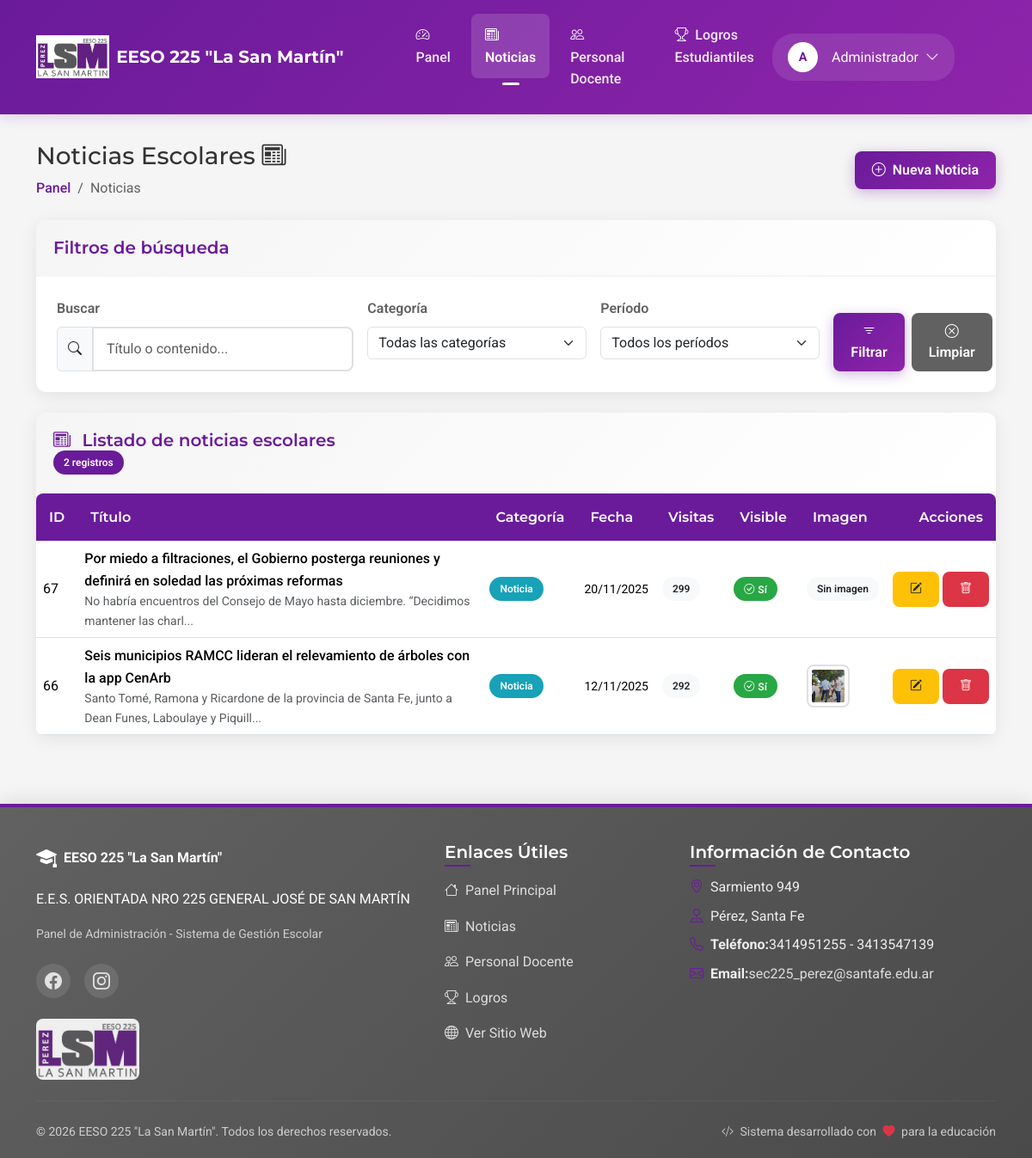
Screenshot of /admin/noticias.php?error=id_invalido (signed in) with the database file from the repository.
### tables this page shows
CREATE TABLE `users` (
  `id` int(11) NOT NULL,
  `nombreyapellido` varchar(100) NOT NULL,
  `email` varchar(100) NOT NULL,
  `password` varchar(255) NOT NULL,
  `activo` tinyint(1) DEFAULT 1,
  `fecha_creacion` timestamp NULL DEFAULT current_timestamp(),
  `fecha_actualizacion` timestamp NULL DEFAULT current_timestamp() ON UPDATE current_timestamp(),
  `password_reset_token` varchar(100) DEFAULT NULL,
  `password_reset_expiration` datetime DEFAULT NULL,
  `created_at` timestamp NOT NULL DEFAULT current_timestamp()
);

CREATE TABLE `posts` (
  `id` int(11) NOT NULL,
  `titulo` varchar(255) NOT NULL,
  `contenido` text DEFAULT NULL,
  `imagen` varchar(255) DEFAULT NULL,
  `categoria` enum('noticia','evento','curso') NOT NULL,
  `visible` tinyint(1) DEFAULT 1,
  `orden` int(11) DEFAULT 0,
  `fecha_publicacion` date DEFAULT NULL,
  `created_at` timestamp NOT NULL DEFAULT current_timestamp(),
  `visitas` int(11) DEFAULT 0
);

### includes/conexion.php (called while the page is built, shortened)
<?php
require_once __DIR__ . '/../config/database.php';
$db = obtenerConexion();
function obtenerNombreAdmin() {
    global $db;
    $stmt = $db->prepare("SELECT nombreyapellido FROM users WHERE id = ?");
    $stmt->bind_param("i", $_SESSION['usuario_id']);
    $stmt->execute();
    $resultado = $stmt->get_result();
    if ($row = $resultado->fetch_assoc()) {
        return $row['nombreyapellido'];
    }
    return 'Usuario';
}
function formatearFechaMostrar($fecha) {
    $timestamp = strtotime($fecha);
    return date('d/m/Y', $timestamp);
}

### config/database.php (called while the page is built, shortened)
<?php
function truncarTexto($texto, $longitud = 100, $sufijo = '...') {
    return substr($texto, 0, $longitud) . $sufijo;
}

### admin/noticias.php (the view, shortened to what this page needs)
<?php
include_once 'includes/head.php';
require_once '../includes/conexion.php';
require_once 'config.php';
$porPagina = ADMIN_POSTS_POR_PAGINA;
$pagina = isset($_GET['pagina']) ? intval($_GET['pagina']) : 1;
$inicio = ($pagina - 1) * $porPagina;
$busqueda = isset($_GET['busqueda']) ? $_GET['busqueda'] : '';
$sql = "SELECT * FROM posts WHERE 1=1";
$params = [];
$types = "";
$sqlCount = str_replace("SELECT *", "SELECT COUNT(*) as total", $sql);
$stmtCount = $db->prepare($sqlCount);
$stmtCount->execute();
$resultCount = $stmtCount->get_result();
$totalRegistros = $resultCount->fetch_assoc()['total'];
$sql .= " ORDER BY created_at DESC LIMIT ?, ?";
$params[] = $inicio;
$params[] = $porPagina;
$types .= "ii";
$stmt = $db->prepare($sql);
if (!empty($params)) {
    $stmt->bind_param($types, ...$params);
}
$stmt->execute();
$resultado = $stmt->get_result();
?>
<div class="d-flex justify-content-between align-items-center mb-4">
    <div>
        <h1 class="h3 mb-2">Noticias Escolares <i class="bi bi-newspaper"></i></h1>
        <nav aria-label="breadcrumb">
            <ol class="admin-breadcrumb breadcrumb">
                <li class="breadcrumb-item"><a href="admin.php">Panel</a></li>
                <li class="breadcrumb-item active" aria-current="page">Noticias</li>
            </ol>
        </nav>
    </div>
    <a href="cargar-noticia.php" class="btn btn-admin-primary">
        <i class="bi bi-plus-circle me-1"></i> Nueva Noticia
    </a>
</div>
<div class="admin-card mb-4">
    <div class="admin-card-header">
        <h5 class="admin-card-title">Filtros de búsqueda</h5>
    </div>
    <div class="admin-card-body">
        <form method="GET" class="row g-3">
            <div class="col-md-4">
                <label for="busqueda" class="form-label">Buscar</label>
                <div class="input-group">
                    <span class="input-group-text"><i class="bi bi-search"></i></span>
                    <input type="text" class="form-control" id="busqueda" name="busqueda" value="<?= htmlspecialchars($busqueda) ?>" placeholder="Título o contenido...">
                </div>
            </div>
            <div class="col-md-3">
                <label for="categoria" class="form-label">Categoría</label>
                <select class="form-select" id="categoria" name="categoria">
                    <option value="">Todas las categorías</option>
                </select>
            </div>
            <div class="col-md-3">
                <label for="filtro_fecha" class="form-label">Período</label>
                <select class="form-select" id="filtro_fecha" name="filtro_fecha">
                    <option value="">Todos los períodos</option>
                </select>
            </div>
            <div class="col-md-2 d-flex align-items-end">
                <button type="submit" class="btn btn-admin-primary me-2">
                    <i class="bi bi-filter"></i> Filtrar
                </button>
                <a href="noticias.php" class="btn btn-admin-secondary">
                    <i class="bi bi-x-circle"></i> Limpiar
                </a>
            </div>
        </form>
    </div>
</div>
<div class="admin-card">
    <div class="admin-card-header">
        <h5 class="admin-card-title">
            <i class="bi bi-newspaper me-2"></i>
            Listado de noticias escolares
        </h5>
        <span class="badge bg-primary"><?= $totalRegistros ?> registros</span>
    </div>
    <div class="admin-card-body p-0">
        <?php if ($totalRegistros > 0): ?>
            <div class="table-responsive">
                <table class="table table-hover align-middle mb-0">
                    <thead class="table-light">
                        <tr>
                            <th>ID</th>
                            <th>Título</th>
                            <th>Categoría</th>
                            <th>Fecha</th>
                            <th>Visitas</th>
                            <th>Visible</th>
                            <th>Imagen</th>
                            <th class="text-end">Acciones</th>
                        </tr>
                    </thead>
                    <tbody>
                        <?php while ($noticia = $resultado->fetch_assoc()): ?>
                            <tr>
                                <td><?= $noticia['id'] ?></td>
                                <td>
                                    <div class="fw-medium">
                                        <?= htmlspecialchars($noticia['titulo']) ?>
                                    </div>
                                    <div class="text-muted small">
                                        <?= truncarTexto(strip_tags($noticia['contenido']), 100) ?>
                                    </div>
                                </td>
                                <td>
                                    <span class="badge bg-info">
                                        <?= ucfirst($noticia['categoria']) ?>
                                    </span>
                                </td>
                                <td>
                                    <div class="small">
                                        <?= formatearFechaMostrar($noticia['created_at']) ?>
                                    </div>
                                </td>
                                <td>
                                    <span class="badge bg-light text-dark">
                                        <?= $noticia['visitas'] ?>
                                    </span>
                                </td>
                                <td>
                                    <?= $noticia['visible'] ?
                                        '<span class="badge bg-success"><i class="bi bi-check-circle me-1"></i>Sí</span>' :
                                        '<span class="badge bg-secondary"><i class="bi bi-x-circle me-1"></i>No</span>' ?>
                                </td>
                                <td>
                                    <?php if (!empty($noticia['imagen'])): ?>
                                        <img src="../<?= htmlspecialchars($noticia['imagen']) ?>" class="img-thumbnail" style="height: 50px; width: auto;" alt="Imagen">
                                    <?php else: ?>
                                        <span class="badge bg-light text-dark">Sin imagen</span>
                                    <?php endif; ?>
                                </td>
                                <td>
                                    <div class="d-flex justify-content-end">
                                        <a href="editar-noticia.php?id=<?= $noticia['id'] ?>" class="btn btn-sm btn-admin-warning me-1" title="Editar">
                                            <i class="bi bi-pencil-square"></i>
                                        </a>
                                        <button type="button" class="btn btn-sm btn-admin-danger"
                                            onclick="confirmarEliminar(<?= $noticia['id'] ?>, '<?= htmlspecialchars(addslashes($noticia['titulo'])) ?>')"
                                            title="Eliminar">
                                            <i class="bi bi-trash"></i>
                                        </button>
                                    </div>
                                </td>
                            </tr>
                        <?php endwhile; ?>
                    </tbody>
                </table>
            </div>
        <?php endif; ?>
    </div>
</div>
<?php
include_once 'includes/footer.php';
?>

### admin/includes/head.php (shortened to what this page needs)
<?php
require_once '../includes/conexion.php';
$current_page = basename($_SERVER['PHP_SELF']);
?>
<!DOCTYPE html>
<html lang="es">
<head>
    <link href="../assets/vendor/bootstrap/css/bootstrap.min.css" rel="stylesheet">
    <link href="../assets/vendor/bootstrap-icons/bootstrap-icons.css" rel="stylesheet">
    <link rel="stylesheet" href="https://cdn.jsdelivr.net/npm/sweetalert2@11.0.19/dist/sweetalert2.min.css">
    <link href="https://cdn.datatables.net/1.11.5/css/dataTables.bootstrap5.min.css" rel="stylesheet">
    <link href="../assets/css/admin-styles.css" rel="stylesheet">
</head>
<body>
    <nav class="navbar navbar-expand-lg admin-navbar sticky-top">
        <div class="container">
            <a class="navbar-brand" href="dashboard.php">
                <img src="../assets/images/logo/logo-escuela.jpg" alt="EESO 225 La San Martín" class="logo-escuela-color" style="height: 50px;">
                <span class="ms-2 fw-bold">EESO 225 "La San Martín"</span>
            </a>
            <div class="collapse navbar-collapse mx-5" id="adminNavbar">
                <ul class="navbar-nav me-auto mb-2 mb-lg-0 ml-3">
                    <li class="nav-item">
                        <a class="nav-link <?= $current_page === 'dashboard.php' || $current_page === 'admin.php' ? 'active' : '' ?>" href="dashboard.php">
                            <i class="bi bi-speedometer2 me-1"></i> Panel
                        </a>
                    </li>
                    <li class="nav-item">
                        <a class="nav-link <?= $current_page === 'noticias.php' || $current_page === 'cargar-noticia.php' || $current_page === 'editar-noticia.php' ? 'active' : '' ?>" href="noticias.php">
                            <i class="bi bi-newspaper me-1"></i> Noticias
                        </a>
                    </li>
                    <li class="nav-item">
                        <a class="nav-link <?= $current_page === 'personal.php' || $current_page === 'cargar-personal.php' || $current_page === 'editar-personal.php' ? 'active' : '' ?>" href="personal.php">
                            <i class="bi bi-people me-1"></i> Personal Docente
                        </a>
                    </li>
                    <li class="nav-item">
                        <a class="nav-link <?= $current_page === 'logros.php' || $current_page === 'cargar-logro.php' || $current_page === 'editar-logro.php' ? 'active' : '' ?>" href="logros.php">
                            <i class="bi bi-trophy me-1"></i> Logros Estudiantiles
                        </a>
                    </li>
                </ul>
                <div class="dropdown">
                    <div class="user-menu d-flex align-items-center" id="userDropdown" data-bs-toggle="dropdown" aria-expanded="false">
                        <div class="user-avatar">
                            <?= strtoupper(substr(obtenerNombreAdmin(), 0, 1)) ?>
                        </div>
                        <span class="mx-2"><?= obtenerNombreAdmin() ?></span>
                        <i class="bi bi-chevron-down"></i>
                    </div>
                </div>
            </div>
        </div>
    </nav>
    <main class="admin-content">
        <div class="container">

### rows the page displays
users: nombreyapellido "A", nombreyapellido "Administrador"
posts: id "67", titulo "Por miedo a filtraciones, el Gobierno posterga reuniones y definirá en soledad las próximas reformas", contenido "No habría encuentros del Consejo de Mayo hasta diciembre. “Decidimos mantener las charl...", categoria "Noticia", created_at "20/11/2025", visitas "299", visible 1 (drawn), imagen "Sin imagen"
posts: id "66", titulo "Seis municipios RAMCC lideran el relevamiento de árboles con la app CenArb", contenido "Santo Tomé, Ramona y Ricardone de la provincia de Santa Fe, junto a Dean Funes, Laboulaye y Piquill...", categoria "Noticia", created_at "12/11/2025", visitas "292", visible 1 (drawn), imagen (picture)

### other values shown
$totalRegistros "2"
ESCUELA_NOMBRE_CORTO "EESO 225 \"La San Martín\""
ESCUELA_NOMBRE "E.E.S. ORIENTADA NRO 225 GENERAL JOSÉ DE SAN MARTÍN"
ESCUELA_DIRECCION "Sarmiento 949"
ESCUELA_LOCALIDAD "Pérez"
ESCUELA_PROVINCIA "Santa Fe"
ESCUELA_TELEFONO "3414951255 - 3413547139"
ESCUELA_EMAIL "sec225_perez@santafe.edu.ar"
